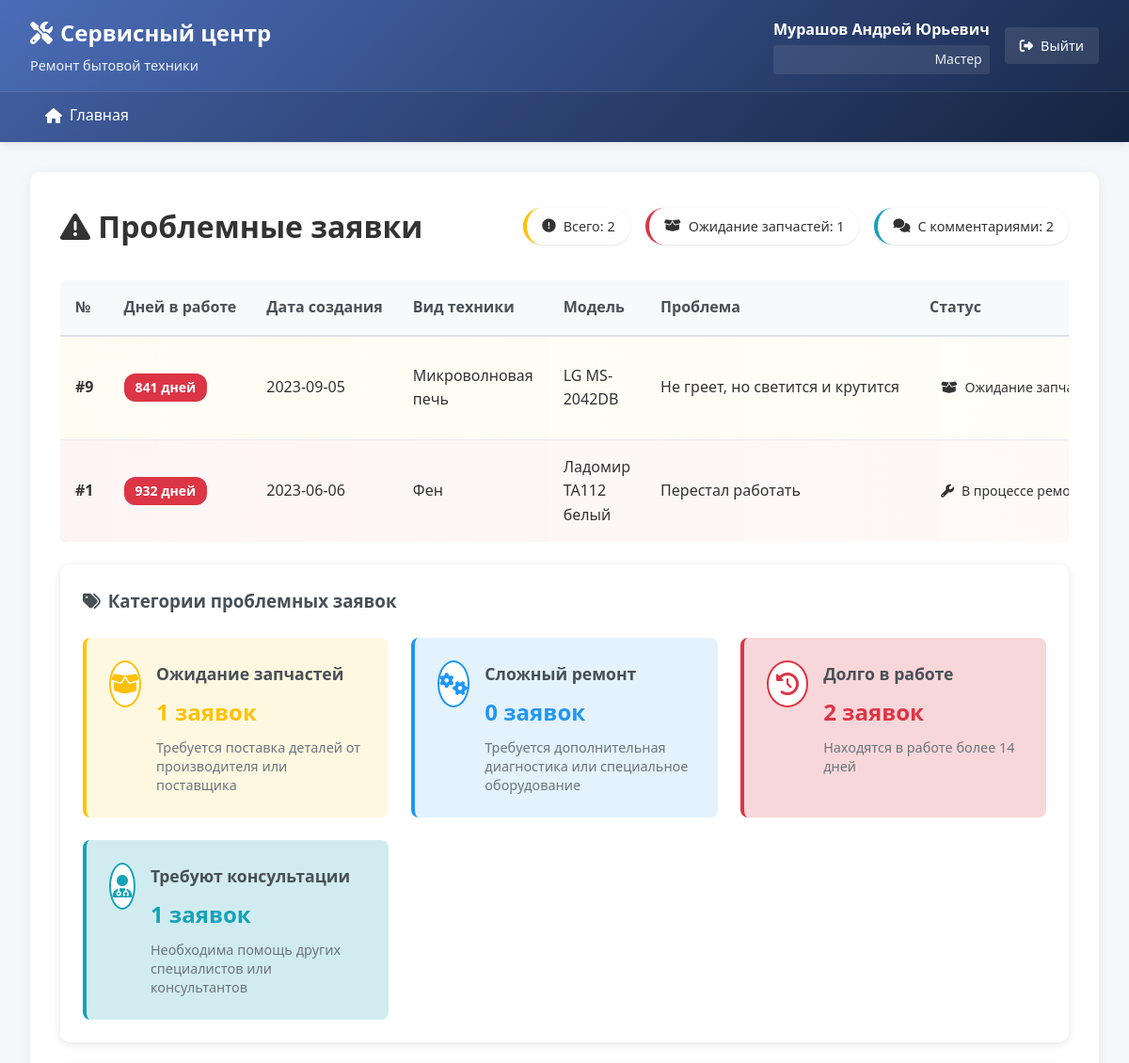
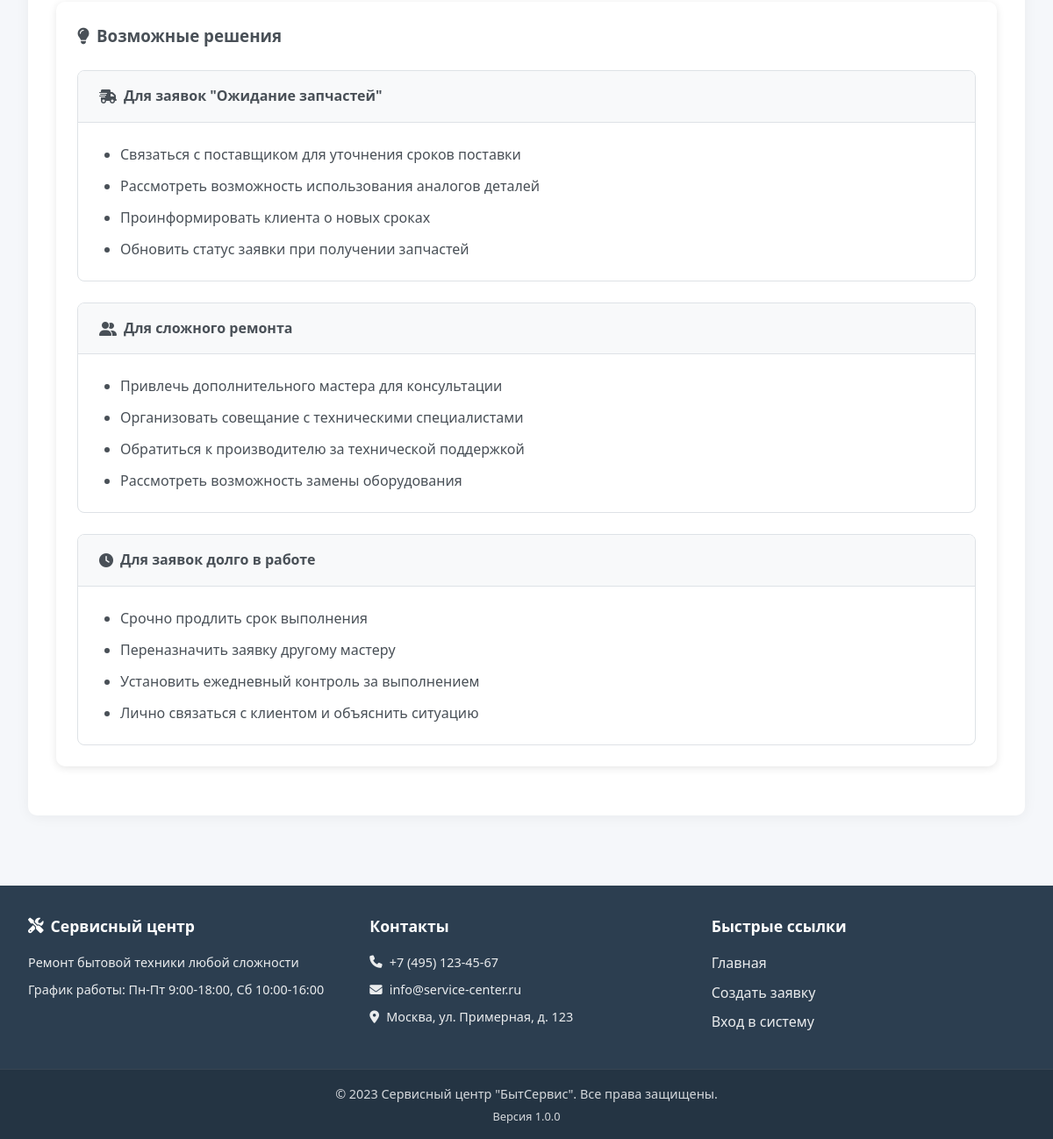
The app's page /problem-requests (signed in) with its own data (2 pictures, top to bottom).
### tables this page shows
CREATE TABLE users (
    id INTEGER PRIMARY KEY AUTOINCREMENT,
    fio TEXT NOT NULL,
    phone TEXT NOT NULL,
    login TEXT UNIQUE NOT NULL,
    password_hash TEXT NOT NULL,
    type TEXT NOT NULL CHECK(type IN ('Заказчик', 'Мастер', 'Оператор', 'Менеджер', 'admin', 'Менеджер по качеству'))
);

CREATE TABLE repair_requests (
    id INTEGER PRIMARY KEY AUTOINCREMENT,
    start_date DATE NOT NULL DEFAULT (CURRENT_DATE),
    home_tech_type TEXT NOT NULL,
    home_tech_model TEXT NOT NULL,
    problem_description TEXT NOT NULL,
    request_status TEXT NOT NULL DEFAULT 'Новая заявка' 
        CHECK(request_status IN ('Новая заявка', 'В процессе ремонта', 'Ожидание запчастей', 'Готова к выдаче')),
    completion_date DATE,
    repair_parts TEXT,
    master_id INTEGER,
    client_id INTEGER NOT NULL,
    created_at TIMESTAMP DEFAULT CURRENT_TIMESTAMP,
    updated_at TIMESTAMP DEFAULT CURRENT_TIMESTAMP,
    FOREIGN KEY (master_id) REFERENCES users (id) ON DELETE SET NULL,
    FOREIGN KEY (client_id) REFERENCES users (id) ON DELETE CASCADE
);

### app.py (the view)
@app.route('/problem-requests')
@login_required
@role_required('Менеджер по качеству', 'admin', 'Менеджер', 'Мастер')
def problem_requests():
    problems = query_db('''
        SELECT r.*, uc.fio as client_fio, um.fio as master_fio,
               (SELECT COUNT(*) FROM comments c WHERE c.request_id = r.id) as comment_count,
               julianday('now') - julianday(r.start_date) as days_passed
        FROM repair_requests r
        LEFT JOIN users uc ON r.client_id = uc.id
        LEFT JOIN users um ON r.master_id = um.id
        WHERE r.request_status = 'Ожидание запчастей'
           OR r.id IN (
               SELECT DISTINCT request_id
               FROM comments
               WHERE message LIKE '%проблем%'
                  OR message LIKE '%сложн%'
                  OR message LIKE '%не могу%'
                  OR message LIKE '%помощ%'
                  OR message LIKE '%консульта%'
           )
        ORDER BY r.start_date DESC
    ''')
    return render_template('problem_requests.html', requests=problems)

### templates/problem_requests.html (shortened to what this page needs)
{% extends "layout.html" %}
{% block content %}
<div class="page-header">
    <h1><i class="fas fa-exclamation-triangle"></i> Проблемные заявки</h1>
    <div class="header-stats">
        <span class="stat-badge stat-warning">
            <i class="fas fa-exclamation-circle"></i>
            Всего: {{ requests|length }}
        </span>
        <span class="stat-badge stat-danger">
            <i class="fas fa-box-open"></i>
            Ожидание запчастей: {{ requests|selectattr('request_status', 'equalto', 'Ожидание запчастей')|list|length }}
        </span>
        <span class="stat-badge stat-info">
            <i class="fas fa-comments"></i>
            С комментариями: {{ requests|selectattr('comment_count', 'gt', 0)|list|length }}
        </span>
    </div>
</div>
{% if requests %}
<div class="table-container">
    <table class="data-table">
        <thead>
            <tr>
                <th>№</th>
                <th>Дней в работе</th>
                <th>Дата создания</th>
                <th>Вид техники</th>
                <th>Модель</th>
                <th>Проблема</th>
                <th>Статус</th>
            </tr>
        </thead>
        <tbody>
            {% for request in requests %}
            <tr class="{% if request.request_status == 'Ожидание запчастей' %}row-waiting{% elif request.days_passed > 7 %}row-warning{% endif %}">
                <td class="text-center">
                    <strong>#{{ request.id }}</strong>
                </td>
                <td>
                    <span class="days-badge {% if request.days_passed > 14 %}badge-critical{% elif request.days_passed > 7 %}badge-warning{% else %}badge-info{% endif %}">
                        {{ request.days_passed|int }} дней
                    </span>
                </td>
                <td>{{ request.start_date }}</td>
                <td>{{ request.home_tech_type }}</td>
                <td>{{ request.home_tech_model }}</td>
                <td class="problem-cell">
                    <div class="problem-text">{{ request.problem_description[:80] }}{% if request.problem_description|length > 80 %}...{% endif %}</div>
                </td>
                <td>
                    <span class="status-badge status-{{ request.request_status|lower|replace(' ', '-') }}">
                        {% if request.request_status == 'Ожидание запчастей' %}
                        <i class="fas fa-box-open"></i>
                        {% elif request.request_status == 'В процессе ремонта' %}
                        <i class="fas fa-wrench"></i>
                        {% endif %}
                        {{ request.request_status }}
                    </span>
                </td>
            </tr>
            {% endfor %}
        </tbody>
    </table>
</div>
<div class="problem-categories">
    <h3><i class="fas fa-tags"></i> Категории проблемных заявок</h3>
    <div class="categories-grid">
        <div class="category-card category-waiting">
            <div class="category-icon">
                <i class="fas fa-box-open"></i>
            </div>
            <div class="category-content">
                <h4>Ожидание запчастей</h4>
                <p class="category-count">
                    {{ requests|selectattr('request_status', 'equalto', 'Ожидание запчастей')|list|length }} заявок
                </p>
                <p class="category-desc">Требуется поставка деталей от производителя или поставщика</p>
            </div>
        </div>
        <div class="category-card category-complex">
            <div class="category-icon">
                <i class="fas fa-cogs"></i>
            </div>
            <div class="category-content">
                <h4>Сложный ремонт</h4>
                <p class="category-count">
                    {{ requests|selectattr('comment_count', 'gt', 2)|list|length }} заявок
                </p>
                <p class="category-desc">Требуется дополнительная диагностика или специальное оборудование</p>
            </div>
        </div>
        <div class="category-card category-old">
            <div class="category-icon">
                <i class="fas fa-history"></i>
            </div>
            <div class="category-content">
                <h4>Долго в работе</h4>
                <p class="category-count">
                    {{ requests|selectattr('days_passed', 'gt', 14)|list|length }} заявок
                </p>
                <p class="category-desc">Находятся в работе более 14 дней</p>
            </div>
        </div>
        <div class="category-card category-consultation">
            <div class="category-icon">
                <i class="fas fa-user-md"></i>
            </div>
            <div class="category-content">
                <h4>Требуют консультации</h4>
                <p class="category-count">
                    {{ requests|selectattr('comment_count', 'gt', 0)|selectattr('request_status', 'ne', 'Ожидание запчастей')|list|length }} заявок
                </p>
                <p class="category-desc">Необходима помощь других специалистов или консультантов</p>
            </div>
        </div>
    </div>
</div>
<div class="solutions">
    <h3><i class="fas fa-lightbulb"></i> Возможные решения</h3>
    <div class="solutions-list">
        <div class="solution-item">
            <div class="solution-header">
                <h4><i class="fas fa-shipping-fast"></i> Для заявок "Ожидание запчастей"</h4>
            </div>
            <div class="solution-body">
                <ul>
                    <li>Связаться с поставщиком для уточнения сроков поставки</li>
                    <li>Рассмотреть возможность использования аналогов деталей</li>
                    <li>Проинформировать клиента о новых сроках</li>
                    <li>Обновить статус заявки при получении запчастей</li>
                </ul>
            </div>
        </div>
        <div class="solution-item">
            <div class="solution-header">
                <h4><i class="fas fa-user-friends"></i> Для сложного ремонта</h4>
            </div>
            <div class="solution-body">
                <ul>
                    <li>Привлечь дополнительного мастера для консультации</li>
                    <li>Организовать совещание с техническими специалистами</li>
                    <li>Обратиться к производителю за технической поддержкой</li>
                    <li>Рассмотреть возможность замены оборудования</li>
                </ul>
            </div>
        </div>
        <div class="solution-item">
            <div class="solution-header">
                <h4><i class="fas fa-clock"></i> Для заявок долго в работе</h4>
            </div>
            <div class="solution-body">
                <ul>
                    <li>Срочно продлить срок выполнения</li>
                    <li>Переназначить заявку другому мастеру</li>
                    <li>Установить ежедневный контроль за выполнением</li>
                    <li>Лично связаться с клиентом и объяснить ситуацию</li>
                </ul>
            </div>
        </div>
    </div>
</div>
{% endif %}
{% endblock %}

### templates/layout.html (shortened to what this page needs)
<!DOCTYPE html>
<html lang="ru">
<head>
    <link rel="stylesheet" href="{{ url_for('static', filename='style.css') }}">
    <link rel="stylesheet" href="https://cdnjs.cloudflare.com/ajax/libs/font-awesome/6.4.0/css/all.min.css">
</head>
<body>
    <header>
        <div class="header-container">
            <div class="logo">
                <h1><i class="fas fa-tools"></i> Сервисный центр</h1>
                <p class="tagline">Ремонт бытовой техники</p>
            </div>
            <div class="user-info">
                {% if g.user %}
                <div class="user-details">
                    <span class="user-name">{{ g.user.fio }}</span>
                    <span class="user-role">{{ g.user.type }}</span>
                </div>
                <a href="{{ url_for('logout') }}" class="btn btn-logout" title="Выйти">
                    <i class="fas fa-sign-out-alt"></i> Выйти
                </a>
                {% endif %}
            </div>
        </div>
        <nav>
            <ul class="nav-menu">
                <li><a href="{{ url_for('index') }}" class="{% if request.endpoint == 'index' %}active{% endif %}">
                    <i class="fas fa-home"></i> Главная
                </a></li>
            </ul>
        </nav>
    </header>
    <main>
        <div class="content">
            {% block content %}{% endblock %}
        </div>
    </main>
    <footer>
        <div class="footer-content">
            <div class="footer-section">
                <h3><i class="fas fa-tools"></i> Сервисный центр</h3>
                <p>Ремонт бытовой техники любой сложности</p>
                <p>График работы: Пн-Пт 9:00-18:00, Сб 10:00-16:00</p>
            </div>
            <div class="footer-section">
                <h3>Контакты</h3>
                <p><i class="fas fa-phone"></i> +7 (495) 123-45-67</p>
                <p><i class="fas fa-envelope"></i> info@service-center.ru</p>
                <p><i class="fas fa-map-marker-alt"></i> Москва, ул. Примерная, д. 123</p>
            </div>
            <div class="footer-section">
                <h3>Быстрые ссылки</h3>
                <ul>
                    <li><a href="{{ url_for('index') }}">Главная</a></li>
                    {% if g.user %}
                    <li><a href="{{ url_for('create_request') }}">Создать заявку</a></li>
                    {% endif %}
                    <li><a href="{{ url_for('login') }}">Вход в систему</a></li>
                </ul>
            </div>
        </div>
        <div class="footer-bottom">
            <p>&copy; 2023 Сервисный центр "БытСервис". Все права защищены.</p>
            <p class="version">Версия 1.0.0</p>
        </div>
    </footer>
</body>
</html>

### records on screen
users: user.fio "Мурашов Андрей Юрьевич", user.type "Мастер"
repair_requests: id "9", days_passed "841", start_date "2023-09-05", home_tech_type "Микроволновая печь", home_tech_model "LG MS-2042DB", problem_description "Не греет, но светится и крутится", request_status "Ожидание…"
repair_requests: id "1", days_passed "932", start_date "2023-06-06", home_tech_type "Фен", home_tech_model "Ладомир ТА112 белый", problem_description "Перестал работать", request_status "В процессе…"

### other values on screen
{{ requests|length }} "2"
{{ requests|selectattr('comment_count', 'gt', 0)|list|length }} "2"
{{ requests|selectattr('comment_count', 'gt', 2)|list|length }} "0"
{{ requests|selectattr('days_passed', 'gt', 14)|list|length }} "2"
